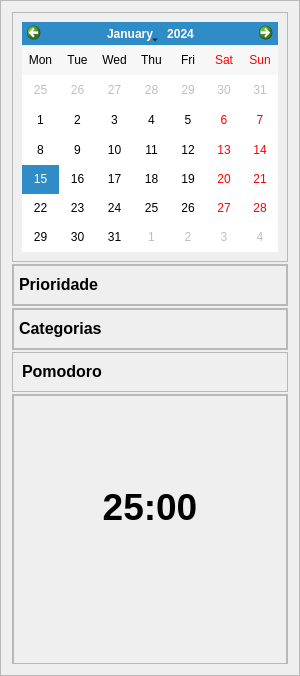
     <widget class="QFrame" name="frm_principal_left">
      <property name="minimumSize">
       <size>
        <width>300</width>
        <height>0</height>
       </size>
      </property>
      <property name="maximumSize">
       <size>
        <width>300</width>
        <height>16777215</height>
       </size>
      </property>
      <property name="frameShape">
       <enum>QFrame::Shape::StyledPanel</enum>
      </property>
      <property name="frameShadow">
       <enum>QFrame::Shadow::Raised</enum>
      </property>
      <layout class="QVBoxLayout" name="verticalLayout_2">
       <property name="spacing">
        <number>2</number>
       </property>
       <item>
        <widget class="QFrame" name="frame_5">
         <property name="minimumSize">
          <size>
           <width>0</width>
           <height>250</height>
          </size>
         </property>
         <property name="maximumSize">
          <size>
           <width>16777215</width>
           <height>250</height>
          </size>
         </property>
         <property name="frameShape">
          <enum>QFrame::Shape::StyledPanel</enum>
         </property>
         <property name="frameShadow">
          <enum>QFrame::Shadow::Raised</enum>
         </property>
         <layout class="QVBoxLayout" name="verticalLayout_3">
          <item>
           <widget class="QCalendarWidget" name="calendarWidget">
            <property name="cursor">
             <cursorShape>PointingHandCursor</cursorShape>
            </property>
            <property name="layoutDirection">
             <enum>Qt::LayoutDirection::LeftToRight</enum>
            </property>
            <property name="firstDayOfWeek">
             <enum>Qt::DayOfWeek::Monday</enum>
            </property>
            <property name="gridVisible">
             <bool>false</bool>
            </property>
            <property name="horizontalHeaderFormat">
             <enum>QCalendarWidget::HorizontalHeaderFormat::ShortDayNames</enum>
            </property>
            <property name="verticalHeaderFormat">
             <enum>QCalendarWidget::VerticalHeaderFormat::NoVerticalHeader</enum>
            </property>
            <property name="navigationBarVisible">
             <bool>true</bool>
            </property>
            <property name="dateEditEnabled">
             <bool>true</bool>
            </property>
           </widget>
          </item>
         </layout>
        </widget>
       </item>
       <item>
        <widget class="QFrame" name="frm_principal_prioridades">
         <property name="minimumSize">
          <size>
           <width>0</width>
           <height>0</height>
          </size>
         </property>
         <property name="maximumSize">
          <size>
           <width>16777215</width>
           <height>16777215</height>
          </size>
         </property>
         <property name="frameShape">
          <enum>QFrame::Shape::StyledPanel</enum>
         </property>
         <property name="frameShadow">
          <enum>QFrame::Shadow::Raised</enum>
         </property>
         <layout class="QVBoxLayout" name="verticalLayout_17">
          <property name="spacing">
           <number>5</number>
          </property>
          <property name="leftMargin">
           <number>0</number>
          </property>
          <property name="topMargin">
           <number>0</number>
          </property>
          <property name="rightMargin">
           <number>0</number>
          </property>
          <property name="bottomMargin">
           <number>0</number>
          </property>
          <item alignment="Qt::AlignmentFlag::AlignTop">
           <widget class="QFrame" name="frm_titulo_prioridades">
            <property name="minimumSize">
             <size>
              <width>0</width>
              <height>40</height>
             </size>
            </property>
            <property name="maximumSize">
             <size>
              <width>16777215</width>
              <height>40</height>
             </size>
            </property>
            <property name="frameShape">
             <enum>QFrame::Shape::StyledPanel</enum>
            </property>
            <property name="frameShadow">
             <enum>QFrame::Shadow::Raised</enum>
            </property>
            <layout class="QHBoxLayout" name="horizontalLayout_8">
             <property name="leftMargin">
              <number>5</number>
             </property>
             <property name="topMargin">
              <number>0</number>
             </property>
             <property name="rightMargin">
              <number>5</number>
             </property>
             <property name="bottomMargin">
              <number>0</number>
             </property>
             <item>
              <widget class="QLabel" name="lb_titulo_prioridades">
               <property name="text">
                <string>&lt;html&gt;&lt;head/&gt;&lt;body&gt;&lt;p&gt;&lt;span style=&quot; font-size:12pt; font-weight:700;&quot;&gt;Prioridade&lt;/span&gt;&lt;/p&gt;&lt;/body&gt;&lt;/html&gt;</string>
               </property>
              </widget>
             </item>
            </layout>
           </widget>
          </item>
          <item>
           <layout class="QVBoxLayout" name="verticalLayout_list_prioridades"/>
          </item>
         </layout>
        </widget>
       </item>
       <item>
        <widget class="QFrame" name="frm_principal_categorias">
         <property name="frameShape">
          <enum>QFrame::Shape::StyledPanel</enum>
         </property>
         <property name="frameShadow">
          <enum>QFrame::Shadow::Raised</enum>
         </property>
         <layout class="QVBoxLayout" name="verticalLayout_14">
          <property name="spacing">
           <number>5</number>
          </property>
          <property name="leftMargin">
           <number>0</number>
          </property>
          <property name="topMargin">
           <number>0</number>
          </property>
          <property name="rightMargin">
           <number>0</number>
          </property>
          <property name="bottomMargin">
           <number>0</number>
          </property>
          <item alignment="Qt::AlignmentFlag::AlignTop">
           <widget class="QFrame" name="frm_titulo_categorias">
            <property name="minimumSize">
             <size>
              <width>0</width>
              <height>40</height>
             </size>
            </property>
            <property name="maximumSize">
             <size>
              <width>16777215</width>
              <height>40</height>
             </size>
            </property>
            <property name="frameShape">
             <enum>QFrame::Shape::StyledPanel</enum>
            </property>
            <property name="frameShadow">
             <enum>QFrame::Shadow::Raised</enum>
            </property>
            <layout class="QHBoxLayout" name="horizontalLayout_6">
             <property name="leftMargin">
              <number>5</number>
             </property>
             <property name="topMargin">
              <number>0</number>
             </property>
             <property name="rightMargin">
              <number>5</number>
             </property>
             <property name="bottomMargin">
              <number>0</number>
             </property>
             <item>
              <widget class="QLabel" name="lb_titulo_categorias">
               <property name="text">
                <string>&lt;html&gt;&lt;head/&gt;&lt;body&gt;&lt;p&gt;&lt;span style=&quot; font-size:12pt; font-weight:700;&quot;&gt;Categorias&lt;/span&gt;&lt;/p&gt;&lt;/body&gt;&lt;/html&gt;</string>
               </property>
              </widget>
             </item>
             <item>
              <widget class="QPushButton" name="btn_addNew_categoria">
               <property name="minimumSize">
                <size>
                 <width>35</width>
                 <height>35</height>
                </size>
               </property>
               <property name="maximumSize">
                <size>
                 <width>35</width>
                 <height>35</height>
                </size>
               </property>
               <property name="toolTip">
                <string>&lt;html&gt;&lt;head/&gt;&lt;body&gt;&lt;p&gt;&lt;span style=&quot; color:#00007f;&quot;&gt;Nova Categoria&lt;/span&gt;&lt;/p&gt;&lt;/body&gt;&lt;/html&gt;</string>
               </property>
               <property name="text">
                <string/>
               </property>
               <property name="icon">
                <iconset resource="../icons/icons.qrc">
                 <normaloff>:/imagens/bookmark.png</normaloff>:/imagens/bookmark.png</iconset>
               </property>
               <property name="iconSize">
                <size>
                 <width>20</width>
                 <height>20</height>
                </size>
               </property>
               <property name="checkable">
                <bool>true</bool>
               </property>
               <property name="checked">
                <bool>false</bool>
               </property>
               <property name="autoExclusive">
                <bool>true</bool>
               </property>
               <property name="autoDefault">
                <bool>true</bool>
               </property>
               <property name="flat">
                <bool>true</bool>
               </property>
              </widget>
             </item>
            </layout>
           </widget>
          </item>
          <item>
           <layout class="QVBoxLayout" name="verticalLayout_list_categorias"/>
          </item>
         </layout>
        </widget>
       </item>
       <item>
        <widget class="QFrame" name="frm_top_buttons_pomodoro">
         <property name="minimumSize">
          <size>
           <width>0</width>
           <height>40</height>
          </size>
         </property>
         <property name="maximumSize">
          <size>
           <width>16777215</width>
           <height>40</height>
          </size>
         </property>
         <property name="frameShape">
          <enum>QFrame::Shape::StyledPanel</enum>
         </property>
         <property name="frameShadow">
          <enum>QFrame::Shadow::Raised</enum>
         </property>
         <layout class="QHBoxLayout" name="horizontalLayout_16">
          <property name="spacing">
           <number>0</number>
          </property>
          <property name="topMargin">
           <number>0</number>
          </property>
          <property name="rightMargin">
           <number>5</number>
          </property>
          <property name="bottomMargin">
           <number>0</number>
          </property>
          <item>
           <layout class="QHBoxLayout" name="horizontalLayout_15">
            <item>
             <widget class="QLabel" name="label_5">
              <property name="text">
               <string>&lt;html&gt;&lt;head/&gt;&lt;body&gt;&lt;p&gt;&lt;span style=&quot; font-size:12pt; font-weight:700;&quot;&gt;Pomodoro&lt;/span&gt;&lt;/p&gt;&lt;/body&gt;&lt;/html&gt;</string>
              </property>
             </widget>
            </item>
            <item>
             <spacer name="horizontalSpacer">
              <property name="orientation">
               <enum>Qt::Orientation::Horizontal</enum>
              </property>
              <property name="sizeHint" stdset="0">
               <size>
                <width>40</width>
                <height>20</height>
               </size>
              </property>
             </spacer>
            </item>
            <item>
             <widget class="QPushButton" name="btn_expand_pomodoro">
              <property name="minimumSize">
               <size>
                <width>35</width>
                <height>35</height>
               </size>
              </property>
              <property name="maximumSize">
               <size>
                <width>35</width>
                <height>35</height>
               </size>
              </property>
              <property name="text">
               <string/>
              </property>
              <property name="icon">
               <iconset resource="../icons/icons.qrc">
                <normaloff>:/imagens/expand.png</normaloff>:/imagens/expand.png</iconset>
              </property>
              <property name="iconSize">
               <size>
                <width>20</width>
                <height>20</height>
               </size>
              </property>
              <property name="checkable">
               <bool>true</bool>
              </property>
              <property name="autoExclusive">
               <bool>true</bool>
              </property>
              <property name="autoDefault">
               <bool>true</bool>
              </property>
              <property name="flat">
               <bool>true</bool>
              </property>
             </widget>
            </item>
            <item>
             <widget class="QPushButton" name="btn_fluter_pomodoro">
              <property name="minimumSize">
               <size>
                <width>35</width>
                <height>35</height>
               </size>
              </property>
              <property name="maximumSize">
               <size>
                <width>35</width>
                <height>35</height>
               </size>
              </property>
              <property name="text">
               <string/>
              </property>
              <property name="icon">
               <iconset resource="../icons/icons.qrc">
                <normaloff>:/imagens/full-size.png</normaloff>:/imagens/full-size.png</iconset>
              </property>
              <property name="iconSize">
               <size>
                <width>20</width>
                <height>20</height>
               </size>
              </property>
              <property name="checkable">
               <bool>true</bool>
              </property>
              <property name="autoExclusive">
               <bool>true</bool>
              </property>
              <property name="autoDefault">
               <bool>true</bool>
              </property>
              <property name="flat">
               <bool>true</bool>
              </property>
             </widget>
            </item>
           </layout>
          </item>
         </layout>
        </widget>
       </item>
       <item>
        <widget class="QFrame" name="frm_button_info_left">
         <property name="minimumSize">
          <size>
           <width>0</width>
           <height>270</height>
          </size>
         </property>
         <property name="maximumSize">
          <size>
           <width>16777215</width>
           <height>270</height>
          </size>
         </property>
         <property name="frameShape">
          <enum>QFrame::Shape::StyledPanel</enum>
         </property>
         <property name="frameShadow">
          <enum>QFrame::Shadow::Raised</enum>
         </property>
         <layout class="QVBoxLayout" name="verticalLayout_23">
          <property name="spacing">
           <number>0</number>
          </property>
          <property name="leftMargin">
           <number>0</number>
          </property>
          <property name="topMargin">
           <number>0</number>
          </property>
          <property name="rightMargin">
           <number>0</number>
          </property>
          <property name="bottomMargin">
           <number>0</number>
          </property>
          <item>
           <widget class="QFrame" name="frm_extern_time_pomodoro">
            <property name="minimumSize">
             <size>
              <width>0</width>
              <height>270</height>
             </size>
            </property>
            <property name="maximumSize">
             <size>
              <width>16777215</width>
              <height>270</height>
             </size>
            </property>
            <property name="frameShape">
             <enum>QFrame::Shape::StyledPanel</enum>
            </property>
            <property name="frameShadow">
             <enum>QFrame::Shadow::Raised</enum>
            </property>
            <layout class="QVBoxLayout" name="verticalLayout_28">
             <property name="spacing">
              <number>0</number>
             </property>
             <property name="leftMargin">
              <number>0</number>
             </property>
             <property name="topMargin">
              <number>0</number>
             </property>
             <property name="rightMargin">
              <number>0</number>
             </property>
             <property name="bottomMargin">
              <number>0</number>
             </property>
             <item alignment="Qt::AlignmentFlag::AlignHCenter">
              <widget class="QFrame" name="frm_intern_time_pomodoro">
               <property name="minimumSize">
                <size>
                 <width>202</width>
                 <height>202</height>
                </size>
               </property>
               <property name="maximumSize">
                <size>
                 <width>202</width>
                 <height>202</height>
                </size>
               </property>
               <property name="frameShape">
                <enum>QFrame::Shape::NoFrame</enum>
               </property>
               <property name="frameShadow">
                <enum>QFrame::Shadow::Raised</enum>
               </property>
               <layout class="QVBoxLayout" name="verticalLayout_30">
                <item>
                 <layout class="QVBoxLayout" name="verticalLayout_29">
                  <property name="spacing">
                   <number>2</number>
                  </property>
                  <item alignment="Qt::AlignmentFlag::AlignHCenter|Qt::AlignmentFlag::AlignBottom">
                   <widget class="QLabel" name="lb_time_pomodoro_fixe">
                    <property name="minimumSize">
                     <size>
                      <width>120</width>
                      <height>0</height>
                     </size>
                    </property>
                    <property name="maximumSize">
                     <size>
                      <width>120</width>
                      <height>16777215</height>
                     </size>
                    </property>
                    <property name="text">
                     <string>&lt;html&gt;&lt;head/&gt;&lt;body&gt;&lt;p align=&quot;center&quot;&gt;&lt;span style=&quot; font-size:28pt; font-weight:700;&quot;&gt;25:00&lt;/span&gt;&lt;/p&gt;&lt;/body&gt;&lt;/html&gt;</string>
                    </property>
                   </widget>
                  </item>
                  <item>
                   <layout class="QHBoxLayout" name="horizontalLayout_14">
                    <property name="spacing">
                     <number>0</number>
                    </property>
                    <item>
                     <spacer name="horizontalSpacer_2">
                      <property name="orientation">
                       <enum>Qt::Orientation::Horizontal</enum>
                      </property>
                      <property name="sizeHint" stdset="0">
                       <size>
                        <width>40</width>
                        <height>20</height>
                       </size>
                      </property>
                     </spacer>
                    </item>
                    <item alignment="Qt::AlignmentFlag::AlignRight|Qt::AlignmentFlag::AlignTop">
                     <widget class="QPushButton" name="btn_reset_pomodoro">
                      <property name="minimumSize">
                       <size>
                        <width>35</width>
                        <height>35</height>
                       </size>
                      </property>
                      <property name="maximumSize">
                       <size>
                        <width>35</width>
                        <height>35</height>
                       </size>
                      </property>
                      <property name="text">
                       <string/>
                      </property>
                      <property name="icon">
                       <iconset resource="../icons/icons.qrc">
                        <normaloff>:/imagens/refresh (1).png</normaloff>:/imagens/refresh (1).png</iconset>
                      </property>
                      <property name="iconSize">
                       <size>
                        <width>20</width>
                        <height>20</height>
                       </size>
                      </property>
                      <property name="checkable">
                       <bool>true</bool>
                      </property>
                      <property name="autoExclusive">
                       <bool>true</bool>
                      </property>
                      <property name="autoDefault">
                       <bool>true</bool>
                      </property>
                      <property name="flat">
                       <bool>true</bool>
                      </property>
                     </widget>
                    </item>
                    <item alignment="Qt::AlignmentFlag::AlignHCenter|Qt::AlignmentFlag::AlignTop">
                     <widget class="QPushButton" name="btn_pause_pomodoro">
                      <property name="minimumSize">
                       <size>
                        <width>35</width>
                        <height>35</height>
                       </size>
                      </property>
                      <property name="maximumSize">
                       <size>
                        <width>35</width>
                        <height>35</height>
                       </size>
                      </property>
                      <property name="text">
                       <string/>
                      </property>
                      <property name="icon">
                       <iconset resource="../icons/icons.qrc">
                        <normaloff>:/imagens/pause.png</normaloff>:/imagens/pause.png</iconset>
                      </property>
                      <property name="iconSize">
                       <size>
                        <width>20</width>
                        <height>20</height>
                       </size>
                      </property>
                      <property name="checkable">
                       <bool>true</bool>
                      </property>
                      <property name="autoExclusive">
                       <bool>true</bool>
                      </property>
                      <property name="autoDefault">
                       <bool>true</bool>
                      </property>
                      <property name="flat">
                       <bool>true</bool>
                      </property>
                     </widget>
                    </item>
                    <item alignment="Qt::AlignmentFlag::AlignLeft|Qt::AlignmentFlag::AlignTop">
                     <widget class="QPushButton" name="btn_play_pomodoro">
                      <property name="minimumSize">
                       <size>
                        <width>35</width>
                        <height>35</height>
                       </size>
                      </property>
                      <property name="maximumSize">
                       <size>
                        <width>35</width>
                        <height>35</height>
                       </size>
                      </property>
                      <property name="text">
                       <string/>
                      </property>
                      <property name="icon">
                       <iconset resource="../icons/icons.qrc">
                        <normaloff>:/imagens/play-button.png</normaloff>:/imagens/play-button.png</iconset>
                      </property>
                      <property name="iconSize">
                       <size>
                        <width>20</width>
                        <height>20</height>
                       </size>
                      </property>
                      <property name="checkable">
                       <bool>true</bool>
                      </property>
                      <property name="autoExclusive">
                       <bool>true</bool>
                      </property>
                      <property name="autoDefault">
                       <bool>true</bool>
                      </property>
                      <property name="flat">
                       <bool>true</bool>
                      </property>
                     </widget>
                    </item>
                    <item>
                     <spacer name="horizontalSpacer_3">
                      <property name="orientation">
                       <enum>Qt::Orientation::Horizontal</enum>
                      </property>
                      <property name="sizeHint" stdset="0">
                       <size>
                        <width>40</width>
                        <height>20</height>
                       </size>
                      </property>
                     </spacer>
                    </item>
                   </layout>
                  </item>
                 </layout>
                </item>
               </layout>
              </widget>
             </item>
            </layout>
           </widget>
          </item>
         </layout>
        </widget>
       </item>
      </layout>
     </widget>
